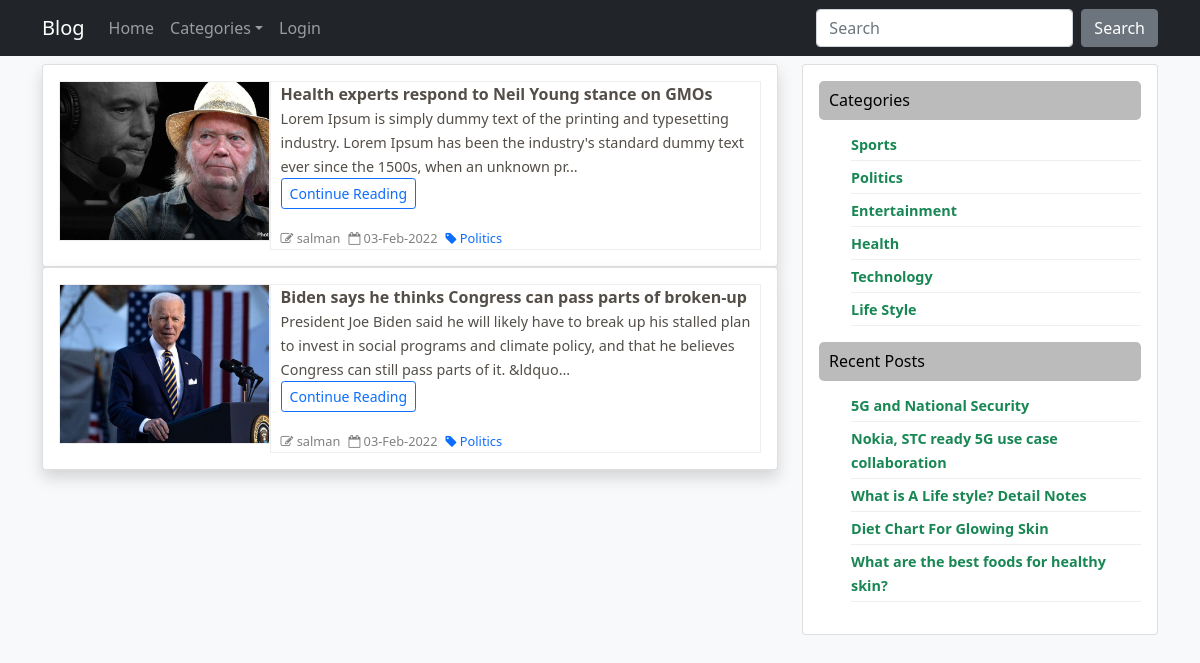
/category.php?id=2, run on the app's committed database.
### tables this page shows
CREATE TABLE `blog` (
  `blog_id` int(11) NOT NULL,
  `blog_title` varchar(255) NOT NULL,
  `blog_body` longtext NOT NULL,
  `blog_image` varchar(255) NOT NULL,
  `category` int(11) NOT NULL,
  `author_id` int(11) NOT NULL,
  `publish_date` timestamp NOT NULL DEFAULT current_timestamp()
);

CREATE TABLE `user` (
  `user_id` int(11) NOT NULL,
  `username` varchar(100) NOT NULL,
  `email` varchar(255) NOT NULL,
  `password` varchar(255) NOT NULL,
  `role` int(11) NOT NULL
);

CREATE TABLE `categories` (
  `cat_id` int(11) NOT NULL,
  `cat_name` varchar(255) NOT NULL
);

### category.php (the view, shortened to what this page needs)
<?php include "header.php";
	include "Config.php";
$id=$_GET['id'];
$sql="SELECT * FROM blog LEFT JOIN categories ON blog.category=categories.cat_id LEFT JOIN user ON blog.author_id=user.user_id WHERE cat_id='$id' ORDER BY blog.publish_date DESC";
$run=mysqli_query($config,$sql);
$row=mysqli_num_rows($run);
?>
<div class="container mt-2">
<div class="row">
	<div class="col-lg-8">
		<?php if ($row) {
		while($result=mysqli_fetch_assoc($run)){?>
		<div class="card shadow">
		<div class="card-body d-flex blog_flex">
		<div class="flex-part1">
			<a href="single_post.php?id=<?= $result['blog_id'] ?>">
				<?php $img=$result['blog_image'] ?>
				<img src="admin/upload/<?= $img ?>">
			</a>
		</div>
		<div class="flex-grow-1 flex-part2">
		<a href="single_post.php?id=<?= $result['blog_id'] ?>" id="title">
			<?= ucfirst($result['blog_title']) ?>
		</a>
		<p>
			<a href="single_post.php?id=<?= $result['blog_id'] ?>" id="body">
				<?= strip_tags(substr($result['blog_body'], 0,200))."..." ?>
			</a> <span><br>
                  <a href="single_post.php?id=<?= $result['blog_id'] ?>" class="btn btn-sm btn-outline-primary">Continue Reading
                  </a></span>
            </p>
		<ul>
			<li class="me-2"><a href=""> <span><i class="fa fa-pencil-square-o" aria-hidden="true"></i></span>
                       	<?= $result['username'] ?> </a>
			</li>
			<li class="me-2">
			<a href=""> <span><i class="fa fa-calendar-o" aria-hidden="true"></i></span>
				<?php $date=$result['publish_date'] ?>
				<?= date('d-M-Y',strtotime($date)) ?>
			</a></li>
			<li>
			<a href="" class="text-primary"> <span><i class="fa fa-tag" aria-hidden="true"></i></span>
			<?= $result['cat_name'] ?>
			</a></li>
		</ul>
		</div>
		</div>
		</div>
		<?php } } ?>
	</div>
	<?php include "sidebar.php" ?>
</div>
</div>
<?php include "footer.php" ?>

### sidebar.php
<?php include "Config.php";
$select="SELECT * FROM categories";
$query=mysqli_query($config,$select);
$select2="SELECT * FROM blog ORDER BY publish_date DESC limit 5";
$query2=mysqli_query($config,$select2);
?>
<div class="col-lg-4">
   <div class="card">
      <div class="card-body d-flex right-section">
         <div id="categories">
            <h6>Categories</h6>
            <ul>
            <?php while($cats=mysqli_fetch_assoc($query)) {?>
               <li>
                  <a href="category.php?id=<?= $cats['cat_id'] ?>" class="text-success fw-bold">
                     <?= $cats['cat_name'] ?>
                  </a>
               </li>
            <?php } ?>
            </ul>
         </div>
          <div id="posts">
            <h6>Recent Posts</h6>
            <ul>
            <?php while($posts=mysqli_fetch_assoc($query2)) {?>
               <li>
                  <a href="single_post.php?id=<?= $posts['blog_id'] ?>" class="text-success fw-bold"><?= $posts['blog_title'] ?></a>
               </li>
            <?php } ?>
            </ul>
         </div>
      </div>
   </div>
</div>

### style.css (style rules this page uses)
body { font-family: 'Poppins', sans-serif; font-family: 'Source Sans Pro', sans-serif; }
.blog_flex { display: flex; width: 100%; }
.flex-part1 { width: 30%; height: 12rem !important; border: 1px solid #eee; }
.flex-part2 { border: 1px solid #eee !important; padding-left: 10px; width: 70%; }
.flex-part1 img { width: 100%; height: 100%; object-fit: cover; }
.flex-part2 #title { color: #544E48; text-decoration: none; font-weight: bold; text-align: justify; }
.flex-part2 #body { color: #544E48; text-decoration: none; text-align: justify; font-size: 0.9rem; }
.flex-part2 ul { display: flex; padding: 0 !important; margin: 0 !important; }
.flex-part2 ul li { list-style: none; }
.flex-part2 ul li a { color: gray; text-decoration: none; font-size: 0.8rem; }
.right-section { flex-direction: column; }
.right-section h6 { background-color: #bbb; color: #000; padding: 10px; border-radius: 5px; }
.right-section ul li a { text-decoration: none; color: #555; font-size: 0.9rem; }
.right-section ul li { list-style: none; border-bottom: 1px solid #eee; padding: 4px 0 4px 0; }
@media screen and (max-width: 1200px) { .flex-part1 { height: 10rem !important; } }

### data on the page
blog: blog_image (picture), blog_title "Health experts respond to Neil Young stance on GMOs", blog_body "Lorem Ipsum is simply dummy text of the printing and typesetting industry. Lorem Ipsum has been the industry's standard dummy text ever since the 1500s, when an unknown pr", author.username "salman", publish_date "03-Feb-2022", categories.cat_name "Politics"
blog: blog_image (picture), blog_title "Biden says he thinks Congress can pass parts of broken-up", blog_body "President Joe Biden said he will likely have to break up his stalled plan to invest in social programs and climate policy, and that he believes Congress can still pass parts of it. &ldquo", author.username "salman", publish_date "03-Feb-2022", categories.cat_name "Politics"
categories: cat_name "Sports"
categories: cat_name "Politics"
categories: cat_name "Entertainment"
categories: cat_name "Health"
categories: cat_name "Technology"
categories: cat_name "Life Style"
blog: blog_title "5G and National Security"
blog: blog_title "Nokia, STC ready 5G use case collaboration"
blog: blog_title "What is A Life style? Detail Notes"
blog: blog_title "Diet Chart For Glowing Skin"
blog: blog_title "What are the best foods for healthy skin?"
